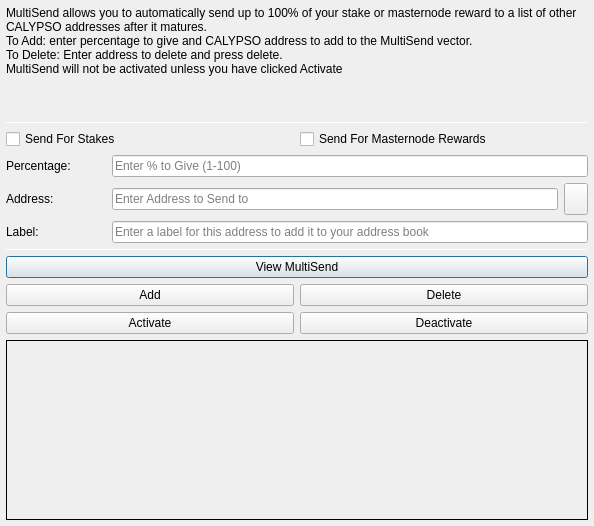
<?xml version="1.0" encoding="UTF-8"?>
<ui version="4.0">
 <class>MultiSendDialog</class>
 <widget class="QDialog" name="MultiSendDialog">
  <property name="windowModality">
   <enum>Qt::NonModal</enum>
  </property>
  <property name="geometry">
   <rect>
    <x>0</x>
    <y>0</y>
    <width>594</width>
    <height>526</height>
   </rect>
  </property>
  <property name="windowTitle">
   <string>MultiSend</string>
  </property>
  <layout class="QVBoxLayout" name="verticalLayout" stretch="0">
   <property name="leftMargin">
    <number>6</number>
   </property>
   <property name="topMargin">
    <number>6</number>
   </property>
   <property name="rightMargin">
    <number>6</number>
   </property>
   <property name="bottomMargin">
    <number>6</number>
   </property>
   <item>
    <layout class="QVBoxLayout" name="verticalLayout_Main" stretch="1,1,1,0,1,1,1">
     <item>
      <widget class="QLabel" name="label_2">
       <property name="lineWidth">
        <number>1</number>
       </property>
       <property name="text">
        <string>MultiSend allows you to automatically send up to 100% of your stake or masternode reward to a list of other CALYPSO addresses after it matures.
To Add: enter percentage to give and CALYPSO address to add to the MultiSend vector.
To Delete: Enter address to delete and press delete.
MultiSend will not be activated unless you have clicked Activate</string>
       </property>
       <property name="alignment">
        <set>Qt::AlignLeading|Qt::AlignLeft|Qt::AlignTop</set>
       </property>
       <property name="wordWrap">
        <bool>true</bool>
       </property>
      </widget>
     </item>
     <item>
      <widget class="Line" name="line">
       <property name="minimumSize">
        <size>
         <width>0</width>
         <height>1</height>
        </size>
       </property>
       <property name="maximumSize">
        <size>
         <width>16777215</width>
         <height>1</height>
        </size>
       </property>
       <property name="orientation">
        <enum>Qt::Horizontal</enum>
       </property>
      </widget>
     </item>
     <item>
      <layout class="QVBoxLayout" name="verticalLayout_Settings">
       <item>
        <layout class="QHBoxLayout" name="horizontalLayout">
         <item>
          <widget class="QCheckBox" name="multiSendStakeCheckBox">
           <property name="text">
            <string>Send For Stakes</string>
           </property>
          </widget>
         </item>
         <item>
          <widget class="QCheckBox" name="multiSendMasternodeCheckBox">
           <property name="text">
            <string>Send For Masternode Rewards</string>
           </property>
          </widget>
         </item>
        </layout>
       </item>
       <item>
        <layout class="QHBoxLayout" name="horizontalLayout_6">
         <item>
          <widget class="QLabel" name="label">
           <property name="minimumSize">
            <size>
             <width>100</width>
             <height>0</height>
            </size>
           </property>
           <property name="toolTip">
            <string>Percentage of stake to send</string>
           </property>
           <property name="text">
            <string>Percentage:</string>
           </property>
          </widget>
         </item>
         <item>
          <widget class="QLineEdit" name="multiSendPercentEdit">
           <property name="toolTip">
            <string>Enter whole numbers 1 - 100</string>
           </property>
           <property name="placeholderText">
            <string>Enter % to Give (1-100)</string>
           </property>
          </widget>
         </item>
        </layout>
       </item>
       <item>
        <layout class="QHBoxLayout" name="horizontalLayout_7">
         <item>
          <widget class="QLabel" name="label_5">
           <property name="minimumSize">
            <size>
             <width>100</width>
             <height>0</height>
            </size>
           </property>
           <property name="toolTip">
            <string>Address to send portion of stake to</string>
           </property>
           <property name="text">
            <string>Address:</string>
           </property>
          </widget>
         </item>
         <item>
          <widget class="QLineEdit" name="multiSendAddressEdit">
           <property name="toolTip">
            <string/>
           </property>
           <property name="placeholderText">
            <string>Enter Address to Send to</string>
           </property>
          </widget>
         </item>
         <item>
          <widget class="QToolButton" name="addressBookButton">
           <property name="maximumSize">
            <size>
             <width>16777215</width>
             <height>32</height>
            </size>
           </property>
           <property name="toolTip">
            <string>Choose an address from the address book</string>
           </property>
           <property name="text">
            <string/>
           </property>
           <property name="icon">
            <iconset resource="../calypso.qrc">
             <normaloff>:/icons/address-book</normaloff>:/icons/address-book</iconset>
           </property>
           <property name="shortcut">
            <string>Alt+A</string>
           </property>
          </widget>
         </item>
        </layout>
       </item>
      </layout>
     </item>
     <item>
      <layout class="QHBoxLayout" name="horizontalLayout_3">
       <item>
        <widget class="QLabel" name="label_3">
         <property name="minimumSize">
          <size>
           <width>100</width>
           <height>0</height>
          </size>
         </property>
         <property name="text">
          <string>Label:</string>
         </property>
        </widget>
       </item>
       <item>
        <widget class="QLineEdit" name="labelAddressLabelEdit">
         <property name="placeholderText">
          <string>Enter a label for this address to add it to your address book</string>
         </property>
        </widget>
       </item>
      </layout>
     </item>
     <item>
      <widget class="Line" name="line_2">
       <property name="minimumSize">
        <size>
         <width>0</width>
         <height>1</height>
        </size>
       </property>
       <property name="maximumSize">
        <size>
         <width>16777215</width>
         <height>1</height>
        </size>
       </property>
       <property name="orientation">
        <enum>Qt::Horizontal</enum>
       </property>
      </widget>
     </item>
     <item>
      <layout class="QVBoxLayout" name="verticalLayout_Buttons">
       <item>
        <layout class="QHBoxLayout" name="horizontalLayout_4">
         <item>
          <widget class="QPushButton" name="viewButton">
           <property name="toolTip">
            <string/>
           </property>
           <property name="statusTip">
            <string>View MultiSend Vector</string>
           </property>
           <property name="text">
            <string>View MultiSend</string>
           </property>
          </widget>
         </item>
        </layout>
       </item>
       <item>
        <layout class="QHBoxLayout" name="horizontalLayout_2">
         <item>
          <widget class="QPushButton" name="addButton">
           <property name="toolTip">
            <string/>
           </property>
           <property name="statusTip">
            <string>Add to MultiSend Vector</string>
           </property>
           <property name="text">
            <string>Add</string>
           </property>
          </widget>
         </item>
         <item>
          <widget class="QPushButton" name="deleteButton">
           <property name="toolTip">
            <string/>
           </property>
           <property name="statusTip">
            <string>Delete Address From MultiSend Vector</string>
           </property>
           <property name="text">
            <string>Delete</string>
           </property>
          </widget>
         </item>
        </layout>
       </item>
       <item>
        <layout class="QHBoxLayout" name="horizontalLayout_5">
         <item>
          <widget class="QPushButton" name="activateButton">
           <property name="statusTip">
            <string>Activate MultiSend</string>
           </property>
           <property name="text">
            <string>Activate</string>
           </property>
          </widget>
         </item>
         <item>
          <widget class="QPushButton" name="disableButton">
           <property name="statusTip">
            <string>Deactivate MultiSend</string>
           </property>
           <property name="text">
            <string>Deactivate</string>
           </property>
          </widget>
         </item>
        </layout>
       </item>
      </layout>
     </item>
     <item>
      <widget class="QLabel" name="message">
       <property name="minimumSize">
        <size>
         <width>0</width>
         <height>180</height>
        </size>
       </property>
       <property name="frameShape">
        <enum>QFrame::Panel</enum>
       </property>
       <property name="frameShadow">
        <enum>QFrame::Plain</enum>
       </property>
       <property name="lineWidth">
        <number>1</number>
       </property>
       <property name="midLineWidth">
        <number>1</number>
       </property>
       <property name="text">
        <string/>
       </property>
       <property name="alignment">
        <set>Qt::AlignLeading|Qt::AlignLeft|Qt::AlignTop</set>
       </property>
       <property name="wordWrap">
        <bool>true</bool>
       </property>
      </widget>
     </item>
    </layout>
   </item>
  </layout>
 </widget>
 <resources>
  <include location="../calypso.qrc"/>
 </resources>
 <connections/>
</ui>
